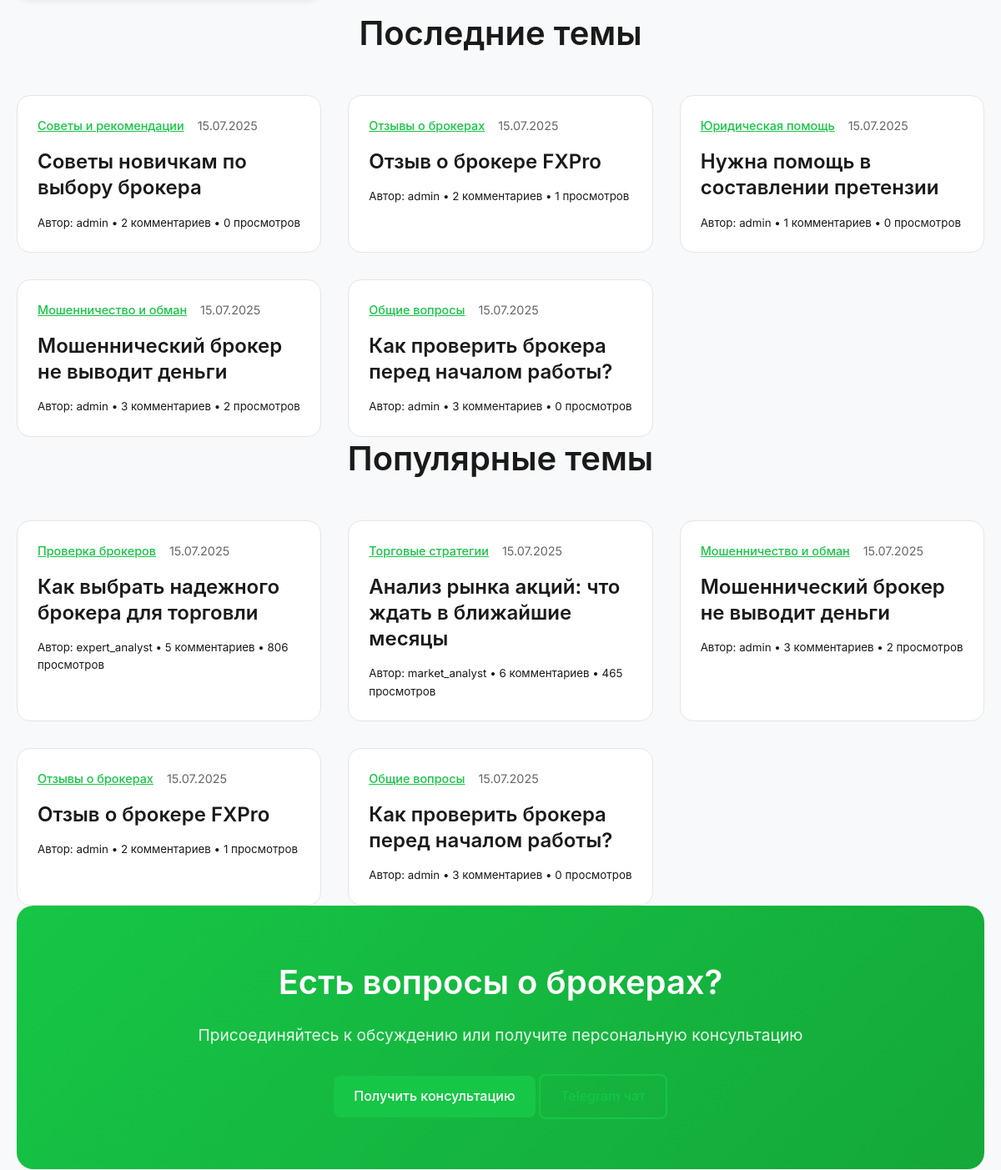
Before: /forum/ (middle part) with the older database file.
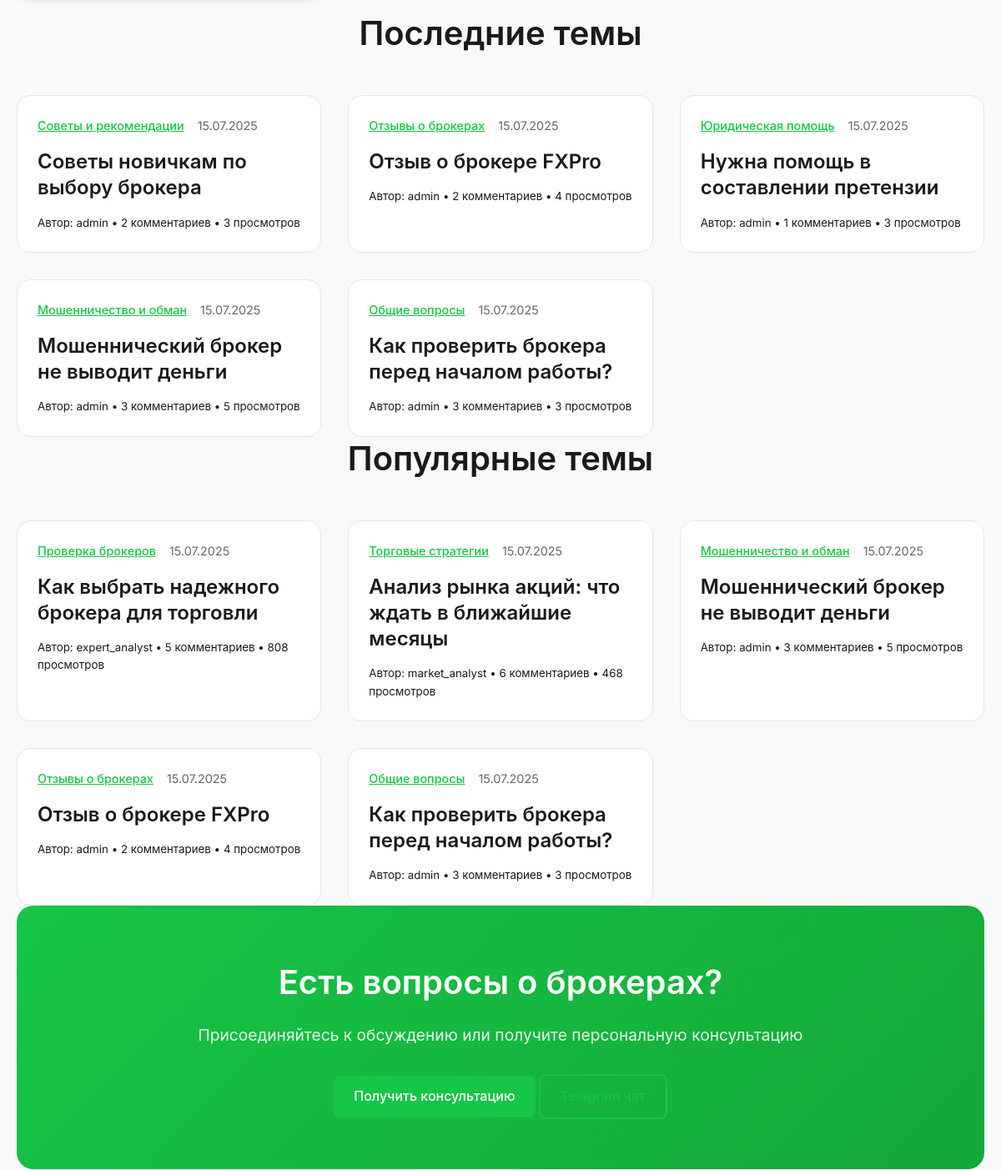
After: the same page with the newer database file.
### forum/models.py (models this page shows, shortened)
class ForumTopic(models.Model):
    STATUS_CHOICES = [
        ('open', 'Открытая'),
        ('closed', 'Закрытая'),
        ('pinned', 'Закрепленная'),
    ]
    title = models.CharField(max_length=200, verbose_name="Заголовок")
    slug = models.SlugField(max_length=200, unique=True, verbose_name="URL")
    content = RichTextField(verbose_name="Содержание")
    category = models.ForeignKey(
        ForumCategory,
        on_delete=models.CASCADE,
        related_name='topics',
        verbose_name="Категория"
    )
    author = models.ForeignKey(
        User,
        on_delete=models.CASCADE,
        related_name='forum_topics',
        verbose_name="Автор"
    )
    status = models.CharField(
        max_length=10,
        choices=STATUS_CHOICES,
        default='open',
        verbose_name="Статус"
    )
    is_active = models.BooleanField(default=True, verbose_name="Активна")
    views_count = models.PositiveIntegerField(default=0, verbose_name="Просмотры")
    meta_title = models.CharField(max_length=60, blank=True, verbose_name="Meta Title")
    meta_description = models.CharField(max_length=160, blank=True, verbose_name="Meta Description")
    meta_keywords = models.CharField(max_length=255, blank=True, verbose_name="Meta Keywords")
    created_at = models.DateTimeField(auto_now_add=True, verbose_name="Создано")
    updated_at = models.DateTimeField(auto_now=True, verbose_name="Обновлено")
    class Meta:
        verbose_name = "Тема форума"
        verbose_name_plural = "Темы форума"
        ordering = ['-created_at']

class ForumCategory(models.Model):
    name = models.CharField(max_length=100, verbose_name="Название категории")
    slug = models.SlugField(max_length=100, unique=True, verbose_name="URL")
    description = models.TextField(blank=True, verbose_name="Описание")
    icon = models.CharField(max_length=50, blank=True, verbose_name="Иконка (emoji)")
    order = models.IntegerField(default=0, verbose_name="Порядок")
    is_active = models.BooleanField(default=True, verbose_name="Активна")
    meta_title = models.CharField(max_length=60, blank=True, verbose_name="Meta Title")
    meta_description = models.CharField(max_length=160, blank=True, verbose_name="Meta Description")
    meta_keywords = models.CharField(max_length=255, blank=True, verbose_name="Meta Keywords")
    created_at = models.DateTimeField(auto_now_add=True, verbose_name="Создано")
    updated_at = models.DateTimeField(auto_now=True, verbose_name="Обновлено")
    class Meta:
        verbose_name = "Категория форума"
        verbose_name_plural = "Категории форума"
        ordering = ['order', 'name']

### forum/views.py (the view)
# urls.py: path('', views.ForumIndexView.as_view(), name='index'),
class ForumIndexView(ListView):
    model = ForumCategory
    template_name = 'forum/index.html'
    context_object_name = 'categories'
    def get_queryset(self):
        return ForumCategory.objects.filter(is_active=True).annotate(
            topics_count=Count('topics', filter=Q(topics__is_active=True)),
            posts_count=Count('topics__posts', filter=Q(topics__posts__is_approved=True))
        )
    def get_context_data(self, **kwargs):
        context = super().get_context_data(**kwargs)
        context['recent_topics'] = ForumTopic.objects.filter(is_active=True).order_by('-created_at')[:5]
        context['popular_topics'] = ForumTopic.objects.filter(is_active=True).order_by('-views_count')[:5]
        return context

### content/context_processors.py (called while the page is built)
def site_settings(request):
    return {
        'site_settings': SiteSettings.objects.first(),
        'contact_info': ContactInfo.objects.first(),
        'about_us': AboutUs.objects.first(),
        'our_mission': OurMission.objects.all(),
        'our_team': OurTeam.objects.all(),
        'our_values': OurValues.objects.all()
    }

### templates/forum/index.html (shortened to what the changed rows need)
{% extends 'base.html' %}
{% load static %}
{% block content %}
<section class="about-section">
    <div class="container">
        {% if recent_topics %}
        <div class="row mt-5">
            <div class="col-12">
                <h2 class="section-title">Последние темы</h2>
                <div class="blog__grid">
                    {% for topic in recent_topics %}
                    <article class="blog-post">
                        <div class="blog-post__content">
                            <div class="blog-post__meta">
                                <span class="blog-post__category">
                                    <a href="{% url 'forum:category_detail' topic.category.slug %}">
                                        {{ topic.category.name }}
                                    </a>
                                </span>
                                <span class="blog-post__date">{{ topic.created_at|date:"d.m.Y" }}</span>
                            </div>
                            <h3 class="blog-post__title">
                                <a href="{% url 'forum:topic_detail' topic.slug %}">
                                    {{ topic.title }}
                                </a>
                            </h3>
                            <div class="blog-post__footer">
                                <small class="text-muted">
                                    Автор: {{ topic.author.username }} •
                                    {{ topic.posts.count }} комментариев •
                                    {{ topic.views_count }} просмотров
                                </small>
                            </div>
                        </div>
                    </article>
                    {% endfor %}
                </div>
            </div>
        </div>
        {% endif %}
        {% if popular_topics %}
        <div class="row mt-5">
            <div class="col-12">
                <h2 class="section-title">Популярные темы</h2>
                <div class="blog__grid">
                    {% for topic in popular_topics %}
                    <article class="blog-post">
                        <div class="blog-post__content">
                            <div class="blog-post__meta">
                                <span class="blog-post__category">
                                    <a href="{% url 'forum:category_detail' topic.category.slug %}">
                                        {{ topic.category.name }}
                                    </a>
                                </span>
                                <span class="blog-post__date">{{ topic.created_at|date:"d.m.Y" }}</span>
                            </div>
                            <h3 class="blog-post__title">
                                <a href="{% url 'forum:topic_detail' topic.slug %}">
                                    {{ topic.title }}
                                </a>
                            </h3>
                            <div class="blog-post__footer">
                                <small class="text-muted">
                                    Автор: {{ topic.author.username }} •
                                    {{ topic.posts.count }} комментариев •
                                    {{ topic.views_count }} просмотров
                                </small>
                            </div>
                        </div>
                    </article>
                    {% endfor %}
                </div>
            </div>
        </div>
        {% endif %}
    </div>
</section>
{% endblock %}

Changed rows visible on the page:
changed ForumTopic "Советы новичкам по выбору брокера": views_count "0" → "3"
changed ForumTopic "Отзыв о брокере FXPro": views_count "1" → "4"
changed ForumTopic "Нужна помощь в составлении претензии": views_count "0" → "3"
changed ForumTopic "Мошеннический брокер не выводит деньги": views_count "2" → "5"
changed ForumTopic "Как проверить брокера перед началом работы?": views_count "0" → "3"
changed ForumTopic "Как выбрать надежного брокера для торговли": views_count "806" → "808"
changed ForumTopic "Анализ рынка акций: что ждать в ближайшие месяцы": views_count "465" → "468"
